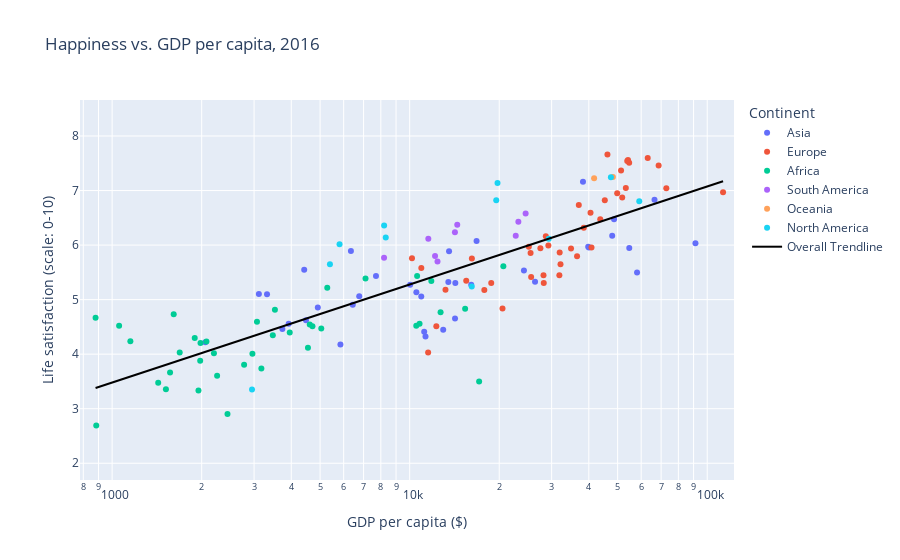

The code cell stored with this chart in its notebook:
### Markdown cell above
##### 1. Happiness vs. GDP per capita

### Code cell
plotFigure(readCSV('gdp-vs-happiness.csv',
          'GDP per capita, PPP (constant 2017 international $)',
          'Life satisfaction in Cantril Ladder (World Happiness Report 2021)',
          'Happiness vs. GDP per capita'), 'GDP per capita ($)', 
           'Life satisfaction (scale: 0-10)', 'Happiness vs. GDP per capita')

### Figure 1 — Plotly figure (JSON) as saved in the notebook; plotly's stock layout.template omitted (floating-point values rounded to 4 significant figures; data arrays with more than 128 entries replaced by an {"elided": "..."} marker saying what was removed)
{"data": [{"customdata": [["Afghanistan"], ["Armenia"], ["Azerbaijan"], ["Bahrain"], ["Bangladesh"], ["Cambodia"], ["China"], ["Georgia"], ["Hong Kong"], ["India"], ["Indonesia"], ["Iran"], ["Iraq"], ["Israel"], ["Japan"], ["Jordan"], ["Kazakhstan"], ["Kuwait"], ["Kyrgyzstan"], ["Lebanon"], ["Mongolia"], ["Myanmar"], ["Nepal"], ["Pakistan"], ["Palestine"], ["Philippines"], ["Saudi Arabia"], ["Singapore"], ["South Korea"], ["Tajikistan"], ["Thailand"], ["Turkey"], ["Turkmenistan"], ["United Arab Emirates"], ["Uzbekistan"], ["Vietnam"]], "hovertemplate": "Continent=Asia<br>GDP per capita ($)=%{x}<br>Life satisfaction (scale: 0-10)=%{y}<br>Entity=%{customdata[0]}<extra></extra>", "legendgroup": "Asia", "marker": {"color": "#636efa", "symbol": "circle"}, "mode": "markers", "name": "Asia", "orientation": "v", "showlegend": true, "type": "scatter", "x": [2057.0, 11300.0, 14240.0, 47940.0, 3920.0, 3734.0, 13490.0, 12960.0, 58100.0, 5851.0, 10530.0, 14210.0, 11190.0, 38230.0, 40030.0, 10040.0, 24210.0, 54710.0, 4912.0, 16100.0, 10940.0, 4483.0, 3316.0, 4422.0, 6439.0, 7705.0, 48630.0, 91310.0, 39810.0, 3113.0, 16780.0, 26390.0, 13560.0, 66510.0, 6346.0, 6768.0], "xaxis": "x", "y": [4.22, 4.325, 5.304, 6.17, 4.556, 4.461, 5.325, 4.448, 5.498, 4.179, 5.136, 4.653, 4.413, 7.159, 5.955, 5.271, 5.534, 5.947, 4.857, 5.271, 5.057, 4.623, 5.1, 5.549, 4.907, 5.431, 6.474, 6.033, 5.971, 5.104, 6.074, 5.326, 5.887, 6.831, 5.893, 5.062], "yaxis": "y"}, {"customdata": [["Albania"], ["Austria"], ["Belarus"], ["Belgium"], ["Bosnia and Herzegovina"], ["Bulgaria"], ["Croatia"], ["Cyprus"], ["Czechia"], ["Denmark"], ["Estonia"], ["Finland"], ["France"], ["Germany"], ["Greece"], ["Hungary"], ["Iceland"], ["Ireland"], ["Italy"], ["Kosovo"], ["Latvia"], ["Lithuania"], ["Luxembourg"], ["Malta"], ["Moldova"], ["Montenegro"], ["Netherlands"], ["North Macedonia"], ["Norway"], ["Poland"], ["Portugal"], ["Romania"], ["Russia"], ["Serbia"], ["Slovakia"], ["Slovenia"], ["Spain"], ["Sweden"], ["Switzerland"], ["Ukraine"], ["United Kingdom"]], "hovertemplate": "Continent=Europe<br>GDP per capita ($)=%{x}<br>Life satisfaction (scale: 0-10)=%{y}<br>Entity=%{customdata[0]}<extra></extra>", "legendgroup": "Europe", "marker": {"color": "#EF553B", "symbol": "circle"}, "mode": "markers", "name": "Europe", "orientation": "v", "showlegend": true, "type": "scatter", "x": [12290.0, 53270.0, 17820.0, 49830.0, 13190.0, 20510.0, 25600.0, 36520.0, 37010.0, 54190.0, 32130.0, 46210.0, 43710.0, 51800.0, 28230.0, 28170.0, 54670.0, 72860.0, 40840.0, 10180.0, 27500.0, 31930.0, 113000.0, 40540.0, 10940.0, 18800.0, 53850.0, 15490.0, 63100.0, 28680.0, 31850.0, 25150.0, 25490.0, 16180.0, 29250.0, 34860.0, 38480.0, 51330.0, 68660.0, 11530.0, 45270.0], "xaxis": "x", "y": [4.511, 7.048, 5.178, 6.949, 5.181, 4.838, 5.417, 5.795, 6.736, 7.558, 5.65, 7.66, 6.475, 6.874, 5.303, 5.449, 7.51, 7.041, 5.955, 5.759, 5.94, 5.866, 6.967, 6.591, 5.578, 5.304, 7.541, 5.346, 7.596, 6.162, 5.447, 5.969, 5.855, 5.753, 5.993, 5.937, 6.319, 7.369, 7.459, 4.029, 6.824], "yaxis": "y"}, {"customdata": [["Algeria"], ["Benin"], ["Botswana"], ["Burkina Faso"], ["Cameroon"], ["Central African Republic"], ["Chad"], ["Congo"], ["Cote d'Ivoire"], ["Democratic Republic of Congo"], ["Egypt"], ["Ethiopia"], ["Gabon"], ["Ghana"], ["Guinea"], ["Kenya"], ["Lesotho"], ["Liberia"], ["Libya"], ["Madagascar"], ["Malawi"], ["Mali"], ["Mauritania"], ["Mauritius"], ["Morocco"], ["Niger"], ["Nigeria"], ["Rwanda"], ["Senegal"], ["Sierra Leone"], ["Somalia"], ["South Africa"], ["Tanzania"], ["Togo"], ["Tunisia"], ["Uganda"], ["Zambia"], ["Zimbabwe"]], "hovertemplate": "Continent=Africa<br>GDP per capita ($)=%{x}<br>Life satisfaction (scale: 0-10)=%{y}<br>Entity=%{customdata[0]}<extra></extra>", "legendgroup": "Africa", "marker": {"color": "#00cc96", "symbol": "circle"}, "mode": "markers", "name": "Africa", "orientation": "v", "showlegend": true, "type": "scatter", "x": [11830.0, 2961.0, 17120.0, 1981.0, 3524.0, 884.5, 1687.0, 4551.0, 4616.0, 1056.0, 10800.0, 1895.0, 15360.0, 4713.0, 2253.0, 3953.0, 2777.0, 1516.0, 10590.0, 1566.0, 1428.0, 2199.0, 5046.0, 20650.0, 7106.0, 1152.0, 5285.0, 1951.0, 3068.0, 1611.0, 879.9, 12700.0, 2442.0, 1977.0, 10520.0, 2075.0, 3468.0, 3174.0], "xaxis": "x", "y": [5.341, 4.007, 3.499, 4.206, 4.816, 2.693, 4.029, 4.119, 4.543, 4.522, 4.557, 4.298, 4.832, 4.514, 3.603, 4.396, 3.808, 3.355, 5.434, 3.663, 3.476, 4.016, 4.472, 5.61, 5.386, 4.235, 5.22, 3.333, 4.595, 4.733, 4.668, 4.77, 2.903, 3.879, 4.521, 4.233, 4.348, 3.735], "yaxis": "y"}, {"customdata": [["Argentina"], ["Bolivia"], ["Brazil"], ["Chile"], ["Colombia"], ["Ecuador"], ["Paraguay"], ["Peru"], ["Uruguay"]], "hovertemplate": "Continent=South America<br>GDP per capita ($)=%{x}<br>Life satisfaction (scale: 0-10)=%{y}<br>Entity=%{customdata[0]}<extra></extra>", "legendgroup": "South America", "marker": {"color": "#ab63fa", "symbol": "circle"}, "mode": "markers", "name": "South America", "orientation": "v", "showlegend": true, "type": "scatter", "x": [23190.0, 8203.0, 14450.0, 24530.0, 14190.0, 11550.0, 12170.0, 12400.0, 22720.0], "xaxis": "x", "y": [6.427, 5.77, 6.375, 6.579, 6.234, 6.115, 5.801, 5.701, 6.171], "yaxis": "y"}, {"customdata": [["Australia"], ["New Zealand"]], "hovertemplate": "Continent=Oceania<br>GDP per capita ($)=%{x}<br>Life satisfaction (scale: 0-10)=%{y}<br>Entity=%{customdata[0]}<extra></extra>", "legendgroup": "Oceania", "marker": {"color": "#FFA15A", "symbol": "circle"}, "mode": "markers", "name": "Oceania", "orientation": "v", "showlegend": true, "type": "scatter", "x": [48200.0, 41670.0], "xaxis": "x", "y": [7.25, 7.226], "yaxis": "y"}, {"customdata": [["Canada"], ["Costa Rica"], ["Dominican Republic"], ["El Salvador"], ["Guatemala"], ["Haiti"], ["Honduras"], ["Mexico"], ["Nicaragua"], ["Panama"], ["United States"]], "hovertemplate": "Continent=North America<br>GDP per capita ($)=%{x}<br>Life satisfaction (scale: 0-10)=%{y}<br>Entity=%{customdata[0]}<extra></extra>", "legendgroup": "North America", "marker": {"color": "#19d3f3", "symbol": "circle"}, "mode": "markers", "name": "North America", "orientation": "v", "showlegend": true, "type": "scatter", "x": [47460.0, 19740.0, 16170.0, 8309.0, 8206.0, 2953.0, 5396.0, 19540.0, 5812.0, 29330.0, 59110.0], "xaxis": "x", "y": [7.245, 7.136, 5.239, 6.14, 6.359, 3.352, 5.648, 6.824, 6.013, 6.118, 6.804], "yaxis": "y"}, {"hovertemplate": "<b>OLS trendline</b><br>Life satisfaction in Cantril Ladder (World Happiness Report 2021) = 1.79739 * log10(GDP per capita, PPP (constant 2017 international $)) + -1.91159<br>R<sup>2</sup>=0.670719<br><br>GDP per capita ($)=%{x}<br>Life satisfaction (scale: 0-10)=%{y} <b>(trend)</b><extra></extra>", "legendgroup": "Overall Trendline", "line": {"color": "black"}, "mode": "lines", "name": "Overall Trendline", "showlegend": true, "type": "scatter", "x": {"elided": "137 float values"}, "xaxis": "x", "y": {"elided": "137 float values"}, "yaxis": "y"}], "layout": {"legend": {"title": {"text": "Continent"}, "tracegroupgap": 0}, "title": {"text": "Happiness vs. GDP per capita, 2016"}, "xaxis": {"anchor": "y", "domain": [0, 1], "range": [2.892, 5.09], "title": {"text": "GDP per capita ($)"}, "type": "log"}, "yaxis": {"anchor": "x", "domain": [0, 1], "range": [1.693, 8.66], "title": {"text": "Life satisfaction (scale: 0-10)"}}}}
